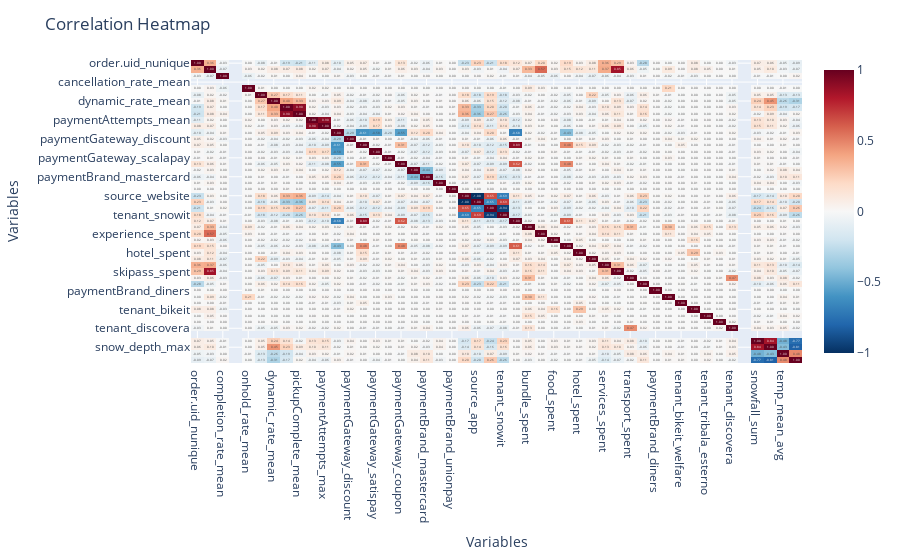

The code cell stored with this chart in its notebook:
### Markdown cell above
Snapshots_final dataset contains the following features:
- User and Time Identifiers
    - user.uid → Unique identifier for each user.
    - prediction_date → Reference date of the snapshot.
    - month → Month of the reference date (integer). 
    - is_peak_season → Binary indicator if the reference date falls in a peak season (1 = peak, 0 = off-peak).

- Aggregated Order Features (from the look-back period)
    - order.uid_nunique → Number of unique orders placed by the user in the look-back window.
    - total_amount_sum → Total monetary amount spent by the user in the look-back window.
    - completion_rate_mean → Average completion rate of the user's items (ratio of completed items).
    - cancellation_rate_mean → Average cancellation rate of the user's items.
    - onhold_rate_mean → Average on-hold rate of the user's items.
    - discount_rate_mean → Average proportion of discounted items.
    - dynamic_rate_mean → Average proportion of items with dynamic pricing.
    - pickup_any → 1 if the user had at least one item requiring pick-up, 0 otherwise.
    - pickup_mean → Proportion of items requiring pick-up in the look-back.
    - pickupComplete_mean → Proportion of pick-ups successfully completed.
    - paymentAttempts_mean → Average number of payment attempts per order.
    - paymentAttempts_max → Maximum number of payment attempts in any order.
-  Normalized Preferences (categorical features encoded as proportions)
    - paymentGateway_* → Proportion of orders by each payment gateway (e.g., Stripe, Satispay, Coupon, etc.).
    - paymentBrand_* → Proportion of orders by card type (e.g., Visa, Mastercard, Amex, etc.).
    - source_* → Proportion of orders by source (e.g., app, website).
    - tenant_* → Proportion of orders by platform/tenant (e.g., Snowit, Bikeit, Tribala, etc.).
-  Weather Information
    - snowfall_sum
    - snow_depth_max
    - temp_mean_avg
    - days_no_snow

Note: Columns corresponding to values "none" were excluded.

- Macro Category Spending
    - *_spent → Total amount spent by the user on each macro category (e.g., skipass_spent, hotel_spent, rental_spent, etc.).

- Target
    - churn → Binary label indicating if the user churned in the outcome window (1 = churned, 0 = active).

### Code cell
# correlation matrix
numerical_features = snapshots_final.select_dtypes(include=[np.number]).copy()
corr_matrix = numerical_features.corr()

# heatmap interattiva
fig = px.imshow(
    corr_matrix,
    text_auto=".2f",   
    color_continuous_scale="RdBu_r",
    zmin=-1, zmax=1,   
    aspect="auto"      
)

fig.update_layout(
    title="Correlation Heatmap",
    xaxis_title="Variables",
    yaxis_title="Variables"
)

fig.show()

### Figure 1 — Plotly figure (JSON) as saved in the notebook; plotly's stock layout.template omitted (floating-point values rounded to 4 significant figures; data arrays with more than 128 entries replaced by an {"elided": "..."} marker saying what was removed)
{"data": [{"coloraxis": "coloraxis", "hovertemplate": "x: %{x}<br>y: %{y}<br>color: %{z}<extra></extra>", "name": "0", "texttemplate": "%{z:.2f}", "type": "heatmap", "x": ["order.uid_nunique", "total_amount_sum", "completion_rate_mean", "cancellation_rate_mean", "onhold_rate_mean", "discount_rate_mean", "dynamic_rate_mean", "pickup_mean", "pickupComplete_mean", "paymentAttempts_mean", "paymentAttempts_max", "paymentGateway_stripe", "paymentGateway_discount", "paymentGateway_welfare", "paymentGateway_satispay", "paymentGateway_scalapay", "paymentGateway_coupon", "paymentBrand_visa", "paymentBrand_mastercard", "paymentBrand_amex", "paymentBrand_unionpay", "source_website", "source_app", "tenant_snowit_esterno", "tenant_snowit", "tenant_snowit_welfare", "bundle_spent", "experience_spent", "food_spent", "gift_promo_spent", "hotel_spent", "rental_spent", "services_spent", "skipass_spent", "transport_spent", "churn", "paymentBrand_diners", "tenant_tribala", "tenant_bikeit_welfare", "tenant_bikeit", "tenant_tribala_esterno", "paymentBrand_discover", "tenant_discovera", "tenant_bikeit_esterno", "snowfall_sum", "snow_depth_max", "temp_mean_avg", "days_no_snow"], "xaxis": "x", "y": ["order.uid_nunique", "total_amount_sum", "completion_rate_mean", "cancellation_rate_mean", "onhold_rate_mean", "discount_rate_mean", "dynamic_rate_mean", "pickup_mean", "pickupComplete_mean", "paymentAttempts_mean", "paymentAttempts_max", "paymentGateway_stripe", "paymentGateway_discount", "paymentGateway_welfare", "paymentGateway_satispay", "paymentGateway_scalapay", "paymentGateway_coupon", "paymentBrand_visa", "paymentBrand_mastercard", "paymentBrand_amex", "paymentBrand_unionpay", "source_website", "source_app", "tenant_snowit_esterno", "tenant_snowit", "tenant_snowit_welfare", "bundle_spent", "experience_spent", "food_spent", "gift_promo_spent", "hotel_spent", "rental_spent", "services_spent", "skipass_spent", "transport_spent", "churn", "paymentBrand_diners", "tenant_tribala", "tenant_bikeit_welfare", "tenant_bikeit", "tenant_tribala_esterno", "paymentBrand_discover", "tenant_discovera", "tenant_bikeit_esterno", "snowfall_sum", "snow_depth_max", "temp_mean_avg", "days_no_snow"], "yaxis": "y", "z": {"elided": "48x48 float values"}}], "layout": {"coloraxis": {"cmax": 1, "cmin": -1, "colorscale": [[0, "rgb(5,48,97)"], [0.1, "rgb(33,102,172)"], [0.2, "rgb(67,147,195)"], [0.3, "rgb(146,197,222)"], [0.4, "rgb(209,229,240)"], [0.5, "rgb(247,247,247)"], [0.6, "rgb(253,219,199)"], [0.7, "rgb(244,165,130)"], [0.8, "rgb(214,96,77)"], [0.9, "rgb(178,24,43)"], [1, "rgb(103,0,31)"]]}, "margin": {"t": 60}, "title": {"text": "Correlation Heatmap"}, "xaxis": {"anchor": "y", "domain": [0, 1], "title": {"text": "Variables"}}, "yaxis": {"anchor": "x", "autorange": "reversed", "domain": [0, 1], "title": {"text": "Variables"}}}}
